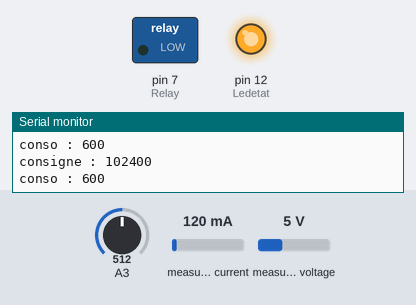
Bench run of a sketch on a simulated Arduino Uno, built with avr-gcc and run on an emulated ATmega328P. Shown: switched loads named in the sketch (green lamp = pin HIGH), output pins drawn as LEDs (lit = HIGH), the last lines printed to the serial monitor. Inputs (shaded band) come from the test bench; at power-on: A3 = 512, measured current 120 mA, measured voltage 5 V.

Above: at 1.2 s.
1.3 s: A3 set to 0
At 1.7 s:
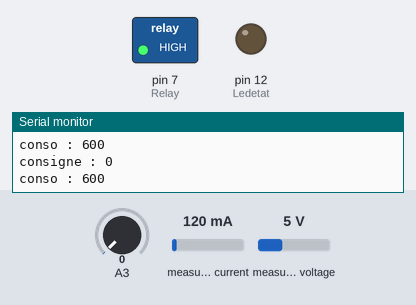
4.3 s: A3 set to 122
At 5.2 s:
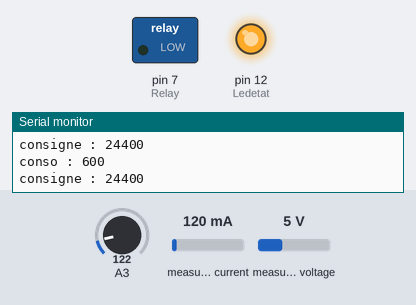
Timing chart, 0 to 7.3 s (numbered marks = the images above; inputs shaded):
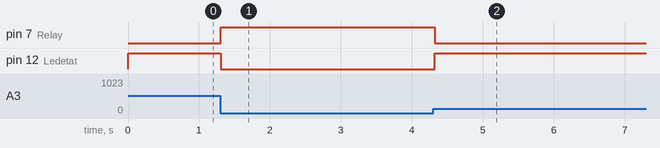

The sketch:

coupureguidage.ino
```cpp
////////////////////////////////////////////////////////////////////////////
 //
 // ino pour coupure du guidage AgopenGPS
 // le seuil se définit avec la position des dip switch sur le pcb
 // credits manu@couvercelle.eu
 //

#include "Adafruit_INA260.h"

const byte Ledetat = 12;
const byte Relay = 7;
unsigned long ampfinal;
unsigned long powermax = 25000; // valeur en milliwatts. exemple 120w = 120000
int method = 1; //0 = jumper, 1 potentiometre, 2 valeur directe
bool button = 1; //0 = steer switch, 1 = steer momentary button or remote pin
// déclaration des variables
volatile int etat = LOW;
unsigned long int reel;

Adafruit_INA260 ina260 = Adafruit_INA260();

void setup() {
  Serial.begin(38400);
  // Wait until serial port is opened
  while (!Serial) { delay(10); }

  Serial.println("Adafruit INA260 Test");

  if (!ina260.begin()) {
    Serial.println("Couldn't find INA260 chip");
    while (1);
  }
  Serial.println("Found INA260 chip");

    // Configure la broche du bouton en entrée

    pinMode(Relay, OUTPUT);
    pinMode(Ledetat, OUTPUT);
    pinMode(A3,INPUT_PULLUP);

}

void loop() {
if (method == 1)
                  {
                        ampfinal = analogRead(A3); // valeur potard 0>1024 = 0 à 204.8 w
                        ampfinal = ampfinal * 200;
                        Serial.print("consigne : ");
                        Serial.println(ampfinal);//pour debug
                  }
                else if (method == 2)
                {
                    ampfinal = powermax; // valeur en milliwatts. exemple 120w = 120000
                    Serial.println(ampfinal);//pour debug
                }

//gestion de la coupure

digitalWrite(Relay,LOW);
digitalWrite(Ledetat,HIGH);
reel = ina260.readPower();
Serial.print("conso : ");
Serial.println(reel);
//while (digitalRead(authsteer)== LOW) // future option
//  {
     if ((abs(reel)/ 1000) >= ampfinal)
        {
              // Allume la LED en fonction de l'état du bouton
//        etat = 1;
                digitalWrite(Ledetat,LOW);// led allumée
                digitalWrite(Relay,HIGH);// impulsion coupure guidage
                if (button == 1)
                    {
                       delay(500);
                       digitalWrite(Relay,LOW);//retour etat initial
                       digitalWrite(Ledetat,HIGH);// led allumée
                    }

        }
//  }
}// fin loop
```

Measured:
- after the input at 1.3 s, pin 7 (Relay): LOW → HIGH at once; pin 12 (Ledetat): HIGH → LOW at once
- after the input at 4.3 s, pin 7 (Relay): HIGH → LOW at once; pin 12 (Ledetat): LOW → HIGH at once
